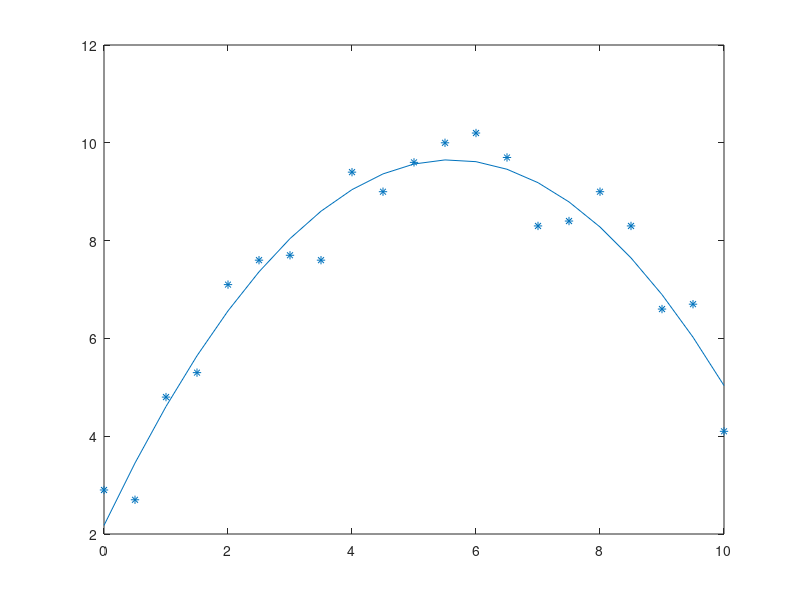

Here is the MATLAB script that generated this plot:
x=[0.0 0.5 1.0 1.5 2.0 2.5 3.0...
    3.5 4.0 4.5 5.0 5.5 6.0 6.5...
    7.0 7.5 8.0 8.5 9.0 9.5 10.0];
y=[2.9 2.7 4.8 5.3 7.1 7.6 7.7...
 7.6 9.4 9.0 9.6 10.0 10.2 9.7...
 8.3 8.4 9.0 8.3 6.6 6.7 4.1];
G=zeros(3);s=zeros(5,1);c=zeros(3,1);

for i=1:5
    s(i)=sum(x.^(i-1));
end

for i=1:3
    c(i)=sum(y.*(x.^(i-1)));
end

for i=1:3
    for j=1:3
        G(i,j)=s(i+j-1);
    end
end
a=G\c;
gn2=norm(G,2);

f=@(x) a(1)+a(2).*x+a(3).*x.^2;
z=f(x);
plot(x,z);
hold on;
scatter(x,y,'*');